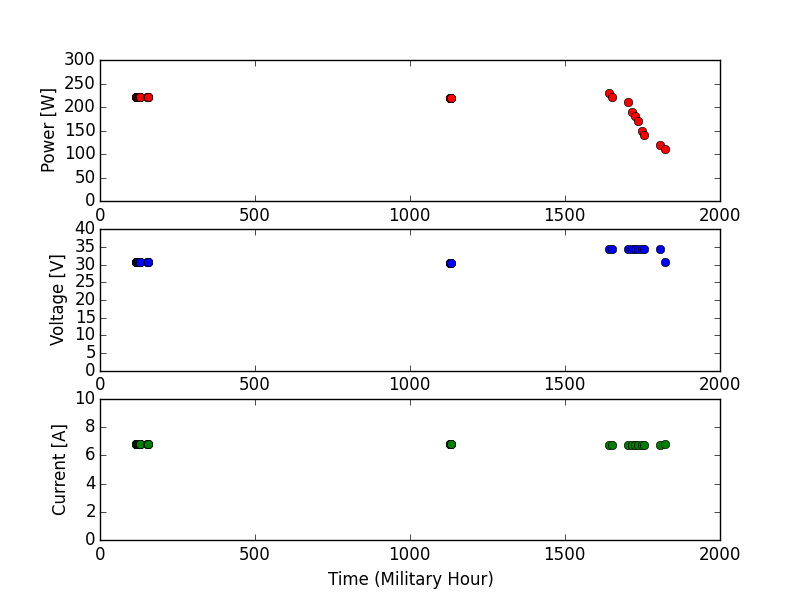
#> input picture Variables/Cell_Behavior_2017_4_16.png, 800 x 600 px
$ python color.py --image ../Variables/Cell_Behavior_2017_4_16.png --clusters 3   (Python 2 division)
#> lines starting #> are read from the running program, lines starting #| are printed output that depends on the picture; after the words box and inside, x2 and y2 are one past the last pixel; in counts of white or black regions, pixels touching at a corner belong together; long printed decimals are rounded

from __future__ import division
print(__doc__)
import numpy as np
import matplotlib.pyplot as plt
from sklearn.cluster import KMeans
from sklearn.metrics import pairwise_distances_argmin
from sklearn.datasets import load_sample_image
from sklearn.utils import shuffle
from time import time
import argparse
#import utils
import cv2

ap = argparse.ArgumentParser()
ap.add_argument("-i", "--image", required = True, help = "Path to the image")
ap.add_argument("-c", "--clusters", required = True, type = int,
	help = "# of clusters")
args = vars(ap.parse_args())

# Load the Summer Palace photo
china = cv2.imread(args["image"])
#> china is the input picture: shape (600, 800, 3); mean B, G, R 247.8, 247.7, 247.8
china = cv2.cvtColor(china, cv2.COLOR_BGR2RGB)
# load_sample_image("china.jpg")
n_colors = args["clusters"]
# Convert to floats instead of the default 8 bits integer coding. Dividing by
# 255 is important so that plt.imshow behaves works well on float data (need to
# be in the range [0-1])
china = np.array(china, dtype=np.float64) / 255

plt.figure(1)
plt.clf()
ax = plt.axes([0, 0, 1, 1])
plt.axis('off')
plt.title('Original image (Full colors)')
plt.imshow(china)

# Load Image and transform to a 2D numpy array.
w, h, d = original_shape = tuple(china.shape)
#> w = 600; h = 800; d = 3; original_shape = (600, 800, 3)
assert d == 3
image_array = np.reshape(china, (w * h, d))

print("Fitting model on a small sub-sample of the data")
t0 = time()
image_array_sample = shuffle(image_array, random_state=0)[:1000]
#> image_array_sample = 1000 rows, first 8: [1, 1, 1], [1, 1, 1], [1, 1, 1], [1, 1, 1], [1, 1, 1], [1, 1, 1], [1, 1, 1], [1, 1, 1]
kmeans = KMeans(n_clusters=n_colors, random_state=0).fit(image_array_sample)
print("done in %0.3fs." % (time() - t0))

# Get labels for all points
print("Predicting color indices on the full image (k-means)")
t0 = time()
labels = kmeans.predict(image_array)
print("done in %0.3fs." % (time() - t0))


codebook_random = shuffle(image_array, random_state=0)[:n_colors + 1]
#> codebook_random = [[1, 1, 1], [1, 1, 1], [1, 1, 1], [1, 1, 1]]
print("Predicting color indices on the full image (random)")
t0 = time()
labels_random = pairwise_distances_argmin(codebook_random,
                                          image_array,
                                          axis=0)
print("done in %0.3fs." % (time() - t0))

#-------------------------------------------------------------------
x = (kmeans.cluster_centers_)*255
#> x = [[255, 255, 255], [13.1, 6.95, 0.952], [179.7, 179.7, 179.7]]
print x
#| [[254.989 254.989 254.989]
#|  [ 13.095    6.952   0.9524]
#|  [179.714 179.714 179.714]]
i = 0
select = range(n_colors)
clusters = np.arange(n_colors)
CM = np.array([int("000000",16),int("030303",16),int("050505",16),int("080808",16),int("0a0a0a",16),
int("0d0d0d",16),int("0f0f0f",16),int("121212",16),int("141414",16),int("171717",16),int("1a1a1a",16),
int("1c1c1c",16),int("1f1f1f",16),int("212121",16),int("242424",16),int("262626",16),int("292929",16),
int("2b2b2b",16),int("2e2e2e",16),int("303030",16),int("333333",16),int("363636",16),int("383838",16),
int("3b3b3b",16),int("3d3d3d",16),int("404040",16),int("424242",16),int("454545",16),int("474747",16),
int("4a4a4a",16),int("4d4d4d",16),int("4f4f4f",16),int("525252",16),int("555555",16),int("575757",16),
int("595959",16),int("5c5c5c",16),int("5e5e5e",16),int("616161",16),int("636363",16),int("666666",16),
int("696969",16),int("6b6b6b",16),int("6e6e6e",16),int("707070",16),int("737373",16),int("757575",16),
int("787878",16),int("7a7a7a",16),int("7d7d7d",16),int("808080",16),int("7f7f7f",16),int("808080",16),
int("828282",16),int("858585",16),int("878787",16),int("8a8a8a",16),int("8c8c8c",16),int("8f8f8f",16),
int("919191",16),int("949494",16),int("969696",16),int("999999",16),int("9c9c9c",16),int("9e9e9e",16),
int("a1a1a1",16),int("a3a3a3",16),int("a6a6a6",16),int("a9a9a9",16),int("a8a8a8",16),int("ababab",16),
int("aaaaaa",16),int("adadad",16),int("b0b0b0",16),int("b3b3b3",16),int("b5b5b5",16),int("b8b8b8",16),
int("bababa",16),int("bdbdbd",16),int("c0c0c0",16),int("bebebe",16),int("bfbfbf",16),int("c2c2c2",16),
int("c4c4c4",16),int("c7c7c7",16),int("c9c9c9",16),int("cdcdcd",16),int("cccccc",16),int("cfcfcf",16),
int("d1d1d1",16),int("d4d4d4",16),int("d3d3d3",16),int("d6d6d6",16),int("d9d9d9",16),int("dcdcdc",16),
int("dbdbdb",16),int("dedede",16),int("e0e0e0",16),int("e3e3e3",16),int("e5e5e5",16),int("e8e8e8",16),
int("ebebeb",16),int("ededed",16),int("f0f0f0",16),int("f2f2f2",16),int("f5f5f5",16),int("f7f7f7",16),
int("fafafa",16),int("fcfcfc",16),int("ffffff",16),int("8b8989",16),int("cdc9c9",16),int("eee9e9",16),
#--------------Up here are all the white to black colors (Grays) --------------------------------------
int("4cb7a5",16),int("2faa96",16),int("dbfef8",16),int("daf4f0",16),int("108070",16),int("2a8e82",16),
int("353f3e",16),int("36dbca",16),int("40e0d0",16),int("99cdc9",16),int("45c3b8",16),int("03a89e",16),
int("457371",16),int("01c5bb",16),int("90fefb",16),int("068481",16),int("838b8b",16),int("7a8b8b",16),
int("c1cdcd",16),int("668b8b",16),int("b4cdcd",16),int("2f4f4f",16),int("2f4f4f",16),int("5f9f9f",16),
int("c0d9d9",16),int("528b8b",16),int("e0eeee",16),int("96cdcd",16),int("388e8e",16),int("79cdcd",16),
int("d1eeee",16),int("8fd8d8",16),int("66cccc",16),int("adeaea",16),int("70dbdb",16),int("aeeeee",16),
int("afeeee",16),int("8deeee",16),int("37fdfc",16),int("008080",16),int("008b8b",16),int("00cdcd",16),
int("00eeee",16),int("00ffff",16),int("97ffff",16),int("bbffff",16),int("e0ffff",16),int("f0ffff",16),
int("00ced1",16),int("5f9ea0",16),int("00867b",16),int("00c5cd",16),int("00e5ee",16),int("00f5ff",16),
int("67e6ec",16),int("4a77aa",16),int("05edff",16),int("53868b",16),int("73b1b7",16),int("05e9ff",16),
int("7ac5cd",16),int("8ee5ee",16),int("05b8cc",16),int("98f5ff",16),int("b0e0e6",16),int("c1f0f6",16),
int("39b7cd",16),int("65909a",16),int("0ebfe9",16),int("c3e4ed",16),int("68838b",16),int("63d1f4",16),
int("9ac0cd",16),int("50a6c2",16),int("add8e6",16),int("b2dfee",16),int("00688b",16),int("009acd",16),
int("0099cc",16),int("00b2cc",16),int("00b2ee",16),int("00bfff",16),int("bfefff",16),int("33a1c9",16),
int("507786",16),int("87ceeb",16),int("38b0de",16),int("0bb5ff",16),int("42c0fb",16),int("6996ad",16),
int("539dc2",16),int("236b8e",16),int("3299cc",16),int("0198e1",16),int("33a1de",16),int("607b8b",16),
int("35586c",16),int("5d92b1",16),int("8db6cd",16),int("325c74",16),int("a4d3ee",16),int("82cffd",16),
int("67c8ff",16),int("b0e2ff",16),int("87cefa",16),int("6ca6cd",16),int("4a708b",16),int("9bc4e2",16),
int("7ec0ee",16),int("87ceff",16),int("517693",16),int("5d7b93",16),int("42647f",16),int("4682b4",16),
int("4f91cd",16),int("5cacee",16),int("63b8ff",16),int("525c65",16),int("36648b",16),int("62b1f6",16),
int("f0f8ff",16),int("4e78a0",16),int("4e78a0",16),int("0d4f8b",16),int("708090",16),int("778899",16),
int("6183a6",16),int("9fb6cd",16),int("7d9ec0",16),int("104e8b",16),int("1874cd",16),int("1c86ee",16),
int("60affe",16),int("007fff",16),int("1e90ff",16),int("6c7b8b",16),int("b7c3d0",16),int("739ac5",16),
int("75a1d0",16),int("b9d3ee",16),int("499df5",16),int("c6e2ff",16),int("3b6aa0",16),int("7aa9dd",16),
int("0276fd",16),int("003f87",16),int("6e7b8b",16),int("506987",16),int("a2b5cd",16),int("4372aa",16),
int("26466d",16),int("1d7cf2",16),int("687c97",16),int("344152",16),int("50729f",16),int("4973ab",16),
int("b0c4de",16),int("3063a5",16),int("bcd2ee",16),int("7eb6ff",16),int("cae1ff",16),int("4d71a3",16),
int("2b4f81",16),int("4981ce",16),int("88ace0",16),int("5993e5",16),int("3a66a7",16),int("3579dc",16),
int("5190ed",16),int("42526c",16),int("4d6fac",16),int("2c5197",16),int("6495ed",16),int("6d9bf1",16),
int("5b90f6",16),int("1464f4",16),int("3a5894",16),int("7093d8",16),int("1b3f8b",16),int("5971ad",16),
int("0147fa",16),int("3d59ab",16),int("27408b",16),int("3a5fcd",16),int("4169e1",16),int("436eee",16),
int("003eff",16),int("4876ff",16),int("a9acb6",16),int("22316c",16),int("162252",16),int("3b4990",16),
int("283a90",16),int("6f7285",16),int("838ede",16),int("e6e8fa",16),int("7d7f94",16),int("2e37fe",16),
int("2f2f4f",16),int("42426f",16),int("8f8fbc",16),int("5959ab",16),int("7171c6",16),int("d9d9f3",16),
int("23238e",16),int("3232cc",16),int("3232cd",16),int("191970",16),int("e6e6fa",16),int("000033",16),
int("000080",16),int("00008b",16),int("00009c",16),int("0000cd",16),int("0000ee",16),int("0000ff",16),
int("3333ff",16),int("4d4dff",16),int("6666ff",16),int("aaaaff",16),int("ccccff",16),int("f8f8ff",16),
int("5b59ba",16),int("120a8f",16),int("302b54",16),int("483d8b",16),int("473c8b",16),int("3b3178",16),
int("6a5acd",16),int("5969cd",16),int("7a67ee",16),int("8470ff",16),int("836fff",16),int("7b68ee",16),
int("3300ff",16),int("ffffff",16)])

AC = np.array([115,119,122,125,129,133,134,135,136,138,141,142,147,148,149,150,158,159,160,168,
173,177,182,185,187,194,196,201,207,208,209,210,212,213,216,224,230,234,237,248,252,259,273,285,
286,308,321,332,334,336,341,348])#131,133,148,[238,272,277]---fault of E photo, 313,344---Fault II phot

DC = np.array([115,119,122,125,127,129,134,135,136,138,141,147,149,150,158,159,160,168,
173,177,182,185,187,194,196,201,207,208,209,210,212,215,224,230,234,237,248,249,259,271,273,285,
286,313,316,321,334,341,348])


#Define clusters

while (i<n_colors):
	R = round(x[i,0])
	G = round(x[i,1])
	B = round(x[i,2])
	#define decimal
	clusters[i] = (R*65536)+(G*256)+B

	#define clouds
	NCM = np.absolute(CM-clusters[i])
	M = NCM.min()
	W = zip(*np.where(NCM == M))
	Wx = zip(*np.where(W[0][0] == AC))
	print W
	#print NCM[0]
	print Wx
	print clusters[i]
#-----------------------------------------------------------------------------------
	if ((R>240 and G>240) or (R>240 and B>240) or (B>240 and G>240) and (B>235 and G>235 and R>235)):
		print "The",i," Cluster is: sky"
		select[i]=1
	elif (W[0][0]<113) and abs(B-G)<=20 and abs(B-R)<=20 and abs(R-G)<=20:
		print "The",i," Cluster is: a cloud"
		print abs(B-G)
		print abs(B-R)
		print abs(R-G)
		select[i]=0
	elif (Wx != [] and abs(B-G)<=34 and abs(B-R)<=34 and abs(R-G)<=34):
		print "The",i," Cluster is: a cloud"
		select[i]=0
		print abs(B-G)
		print abs(B-R)
		print abs(R-G)
	else:
		print "The",i," Cluster is: sky"
		select[i]=1
		print abs(B-G)
		print abs(B-R)
		print abs(R-G)
	i = i+1
#> this loop made 3 passes
#> (R, G, B) on passes 1 to 3: (255, 255, 255), (13, 7, 1), (180, 180, 180)
#| 6
#| 12
#| 6
#| 0
#| 0
#| 0
#> after the loop, clusters = [16777215, 853761, 11842740]; i = 3; select = [1, 0, 0]

print select
#| [1, 0, 0]
print labels
#> (printed output is left out)
'''
c0 = 0
c1 = 0
c2 = 0
c3 = 0
c4 = 0
c5 = 0
c6 = 0
c7 = 0
c8 = 0
c9 = 0
cf = 0

while (cf < len(labels)):
	if (labels[cf] == 0):
		c0 = c0+1
	elif (labels[cf] == 1):
		c1 = c1+1
	elif (labels[cf] == 2):
		c2 = c2+1
	elif (labels[cf] == 3):
		c3 = c3+1
	elif (labels[cf] == 4):
		c4 = c4+1
	elif (labels[cf] == 5):
		c5 = c5+1
	elif (labels[cf] == 6):
		c6 = c6+1
	elif (labels[cf] == 7):
		c7 = c7+1
	elif (labels[cf] == 8):
		c8 = c8+1
	else:
		c9 = c9+1
	cf = cf+1

print "The cluster 0 percentage is: " ,(c0/len(labels))*100
print "The cluster 1 percentage is: " ,(c1/len(labels))*100
print "The cluster 2 percentage is: " ,(c2/len(labels))*100
print "The cluster 3 percentage is: " ,(c3/len(labels))*100
print "The cluster 4 percentage is: " ,(c4/len(labels))*100
print "The cluster 5 percentage is: " ,(c5/len(labels))*100
print "The cluster 6 percentage is: " ,(c6/len(labels))*100
print "The cluster 7 percentage is: " ,(c7/len(labels))*100
print "The cluster 8 percentage is: " ,(c8/len(labels))*100
print "The cluster 9 percentage is: " ,(c9/len(labels))*100
'''
cloud = 0
sky = 0
m = 0

while (m < len(labels)):
	if (select[labels[m]] == 0):
		cloud = cloud+1
	else:
		sky = sky+1
	m = m+1
#> after the loop, cloud = 23860; m = 480000; sky = 456140

d=0
while (d<len(labels)):
	c = labels[d]
	labels[d] = select[c]
	d = d+1
#> after the loop, d = 480000


print "The cloud percentage is: " ,(cloud/len(labels))*100
#| The cloud percentage is:  4.971
print "The sky percentage is: " ,(sky/len(labels))*100
#| The sky percentage is:  95.029

kmeans.cluster_centers_[0] = [1, 1, 1]
kmeans.cluster_centers_[1] = [0, 0, 0]
#print kmeans.cluster_centers_

def recreate_image(codebook, labels, w, h):
    """Recreate the (compressed) image from the code book & labels"""
#> called with codebook = array of shape (3, 3), labels = array of shape (480000,), w = 600, h = 800
    d = codebook.shape[1]
    image = np.zeros((w, h, d))
    label_idx = 0
    for i in range(w):
        for j in range(h):
            image[i][j] = codebook[labels[label_idx]]
            label_idx += 1
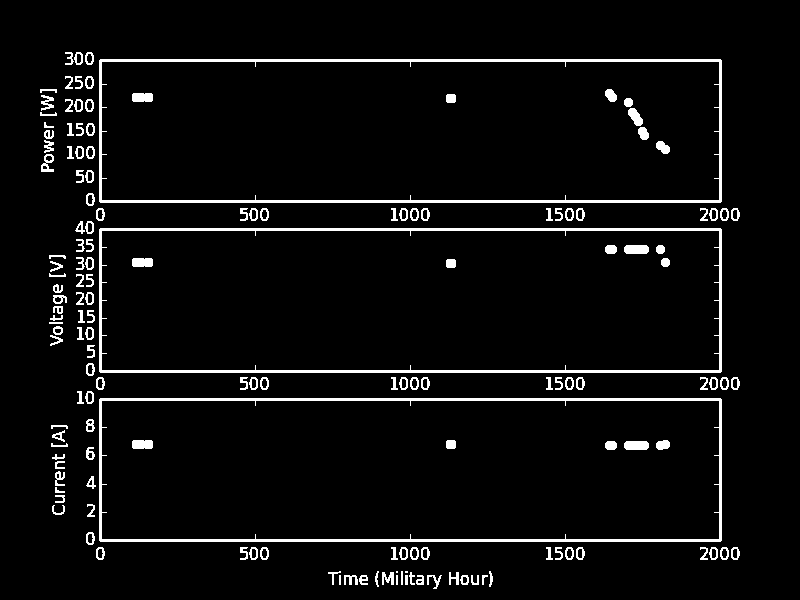
#> image: shape (600, 800, 3) float64; values 0 (black) and 1 (white), 5% white; 155 white regions (2 under 20 px), largest, box (x1, y1, x2, y2) and area: (99, 228, 722, 373) 4668, (99, 59, 722, 203) 4642, (99, 398, 722, 542) 4632
#> after the loop, label_idx = 480000
    return image

# Display all results, alongside original image
plt.figure(1)
plt.clf()
ax = plt.axes([0, 0, 1, 1])
plt.axis('off')
plt.title('Original image (Full colors)')
plt.imshow(china)

plt.figure(2)
plt.clf()
ax = plt.axes([0, 0, 1, 1])
plt.axis('off')
plt.title('Quantized image (Selected colors, K-Means)')
plt.imshow(recreate_image(kmeans.cluster_centers_, labels, w, h))
plt.savefig('/home/pi/DriverS/Clouds/Images/Result/cloud.jpg')

'''plt.figure(3)
plt.clf()
ax = plt.axes([0, 0, 1, 1])
plt.axis('off')
plt.title('Quantized image (Selected colors, Random)')
plt.imshow(recreate_image(codebook_random, labels_random, w, h))'''
plt.show()

#python color.py --image /home/pi/DriverS/Clouds/Images/Test/cloud.jpg --clusters 10
